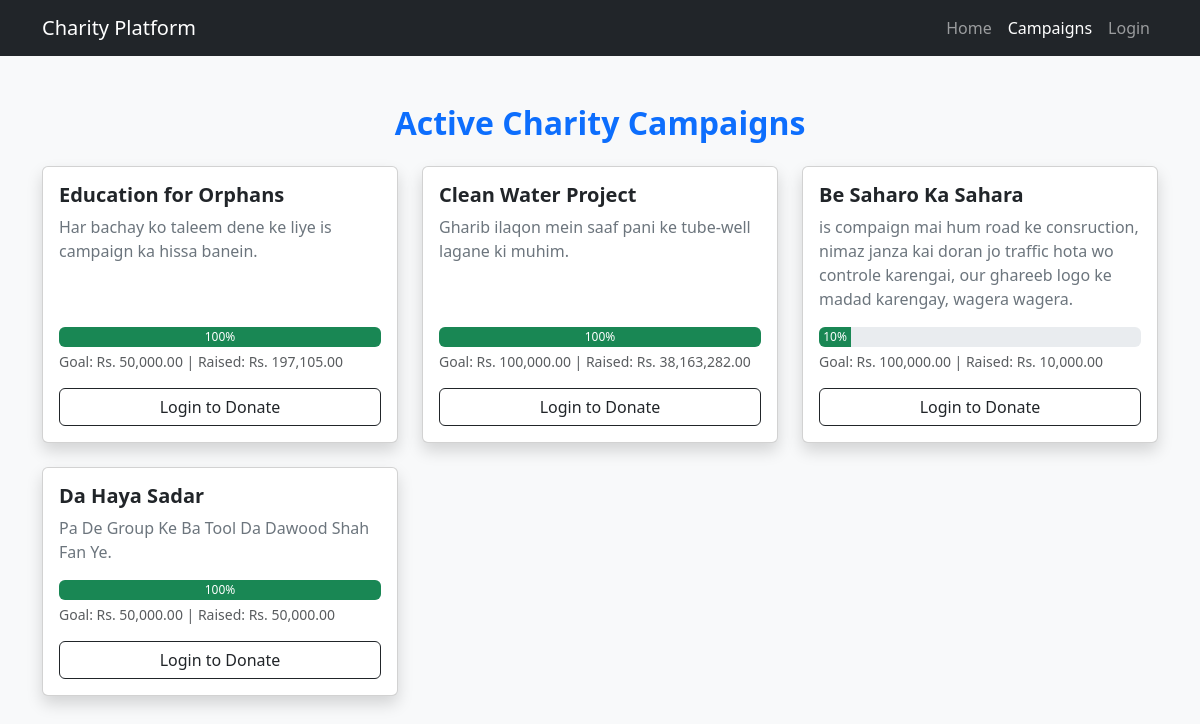
The page /campaigns.php on the database its author committed.
### tables this page shows
CREATE TABLE `campaigns` (
  `id` int(11) NOT NULL,
  `title` varchar(255) NOT NULL,
  `description` text NOT NULL,
  `goal_amount` decimal(10,2) NOT NULL,
  `raised_amount` decimal(10,2) DEFAULT 0.00,
  `status` enum('active','completed') DEFAULT 'active',
  `created_at` timestamp NOT NULL DEFAULT current_timestamp()
);

### campaigns.php (the view, shortened to what this page needs)
<?php
require 'db_connect.php';
$sql = "SELECT * FROM campaigns WHERE status = 'active'";
$result = $conn->query($sql);
?>
<!DOCTYPE html>
<html lang="en">
<head>
    <link href="https://cdn.jsdelivr.net/npm/bootstrap@5.3.0/dist/css/bootstrap.min.css" rel="stylesheet">
</head>
<body class="bg-light">
    <nav class="navbar navbar-expand-lg navbar-dark bg-dark">
        <div class="container">
            <a class="navbar-brand" href="index.php">Charity Platform</a>
            <div>
                <ul class="navbar-nav ms-auto align-items-center">
                    <li class="nav-item"><a class="nav-link" href="index.php">Home</a></li>
                    <li class="nav-item"><a class="nav-link active" href="campaigns.php">Campaigns</a></li>
                    <?php if (isset($_SESSION['user_id'])): ?>
                        <li class="nav-item text-white me-3">
                            <span class="badge bg-success p-2">Welcome, <?php echo htmlspecialchars($_SESSION['user_name']); ?></span>
                        </li>
                        <li class="nav-item"><a class="btn btn-outline-danger btn-sm" href="logout.php">Logout</a></li>
                    <li class="nav-item"><a class="nav-link" href="my_donations.php">History</a></li>
                        <?php else: ?>
                        <li class="nav-item"><a class="nav-link" href="login.php">Login</a></li>
                    <?php endif; ?>
                </ul>
            </div>
        </div>
    </nav>
    <div class="container mt-5">
        <h2 class="text-center mb-4 text-primary fw-bold">Active Charity Campaigns</h2>
        <div class="row">
            <?php if ($result->num_rows > 0): ?>
                <?php while($row = $result->fetch_assoc()): ?>
                    <div class="col-md-4 mb-4">
                        <div class="card shadow h-100">
                            <div class="card-body d-flex flex-column">
                                <h5 class="card-title text-dark fw-bold"><?php echo htmlspecialchars($row['title']); ?></h5>
                                <p class="card-text text-secondary flex-grow-1"><?php echo htmlspecialchars($row['description']); ?></p>
                                <div class="mb-3">
                                    <?php
                                        $goal = $row['goal_amount'];
                                        $raised = $row['raised_amount'];
                                        $percentage = ($goal > 0) ? ($raised / $goal) * 100 : 0;
                                        if($percentage > 100) $percentage = 100;
                                    ?>
                                    <div class="progress" style="height: 20px;">
                                        <div class="progress-bar bg-success" role="progressbar" style="width: <?php echo $percentage; ?>%;">
                                            <?php echo round($percentage); ?>%
                                        </div>
                                    </div>
                                    <small class="text-muted mt-1 d-block">
                                        Goal: Rs. <?php echo number_format($goal, 2); ?> | Raised: Rs. <?php echo number_format($raised, 2); ?>
                                    </small>
                                </div>
                                <?php if (isset($_SESSION['user_id'])): ?>
                                    <form method="POST" action="" class="mt-auto">
                                        <input type="hidden" name="campaign_id" value="<?php echo $row['id']; ?>">
                                        <div class="input-group mb-2">
                                            <input type="number" name="amount" class="form-control" placeholder="Amount (Rs)" required min="1">
                                            <button type="submit" class="btn btn-success">Donate</button>
                                        </div>
                                    </form>
                                <?php else: ?>
                                    <a href="login.php" class="btn btn-outline-dark w-100 mt-auto">Login to Donate</a>
                                <?php endif; ?>
                            </div>
                        </div>
                    </div>
                <?php endwhile; ?>
            <?php else: ?>
                <div class="col-12 text-center">
                    <p class="text-muted fs-5">Filhal koi active campaign mojood nahi hai.</p>
                </div>
            <?php endif; ?>
        </div>
    </div>
</body>
</html>

### rows shown on the page
campaigns: title "Education for Orphans", description "Har bachay ko taleem dene ke liye is campaign ka hissa banein.", percentage "100", goal_amount "50,000.00", raised_amount "197,105.00"
campaigns: title "Clean Water Project", description "Gharib ilaqon mein saaf pani ke tube-well lagane ki muhim.", percentage "100", goal_amount "100,000.00", raised_amount "38,163,282.00"
campaigns: title "Be Saharo Ka Sahara", description "is compaign mai hum road ke consruction, nimaz janza kai doran jo traffic hota wo controle karengai, our ghareeb logo ke madad karengay, wagera wagera.", percentage "10", goal_amount "100,000.00", raised_amount "10,000.00"
campaigns: title "Da Haya Sadar", description "Pa De Group Ke Ba Tool Da Dawood Shah Fan Ye.", percentage "100", goal_amount "50,000.00", raised_amount "50,000.00"
